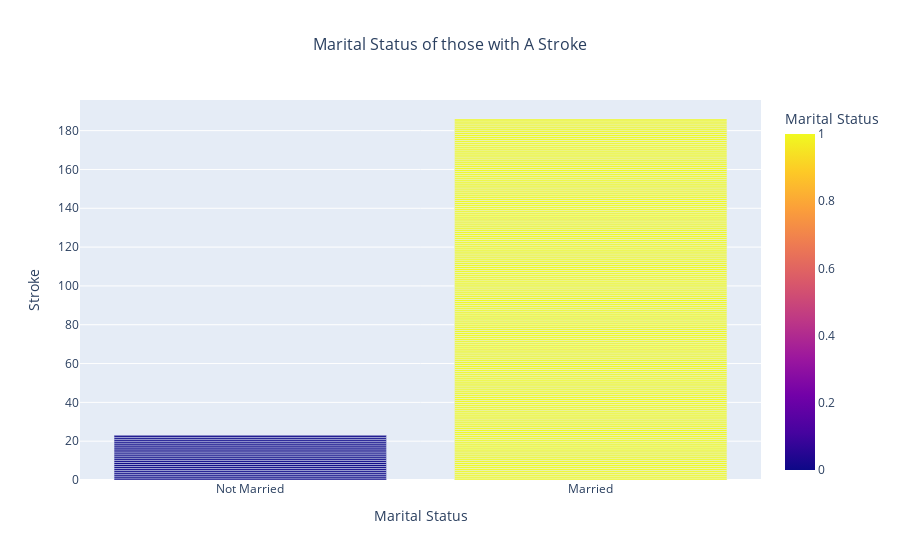

The code cell stored with this chart in its notebook:
### Markdown cell above
## add bar charts instead of scatter

### Code cell
import plotly.express as px

stroke_df_order = stroke_df.sort_values(by=["stroke","ever_married_Yes"])

fig = px.bar(stroke_df_order, x="ever_married_Yes", y="stroke", color="ever_married_Yes",
             labels={"ever_married_Yes":"Marital Status", "stroke":"Stroke"},
             title="Marital Status of those with A Stroke").update_layout(title_font_size=16, title_x=0.5)

fig.update_layout(xaxis=dict(tickvals=[0,1], ticktext=['Not Married', 'Married']))
fig.layout.showlegend = False
fig.show()

### Figure 1 — Plotly figure (JSON) as saved in the notebook; plotly's stock layout.template omitted (floating-point values rounded to 4 significant figures; data arrays with more than 128 entries replaced by an {"elided": "..."} marker saying what was removed)
{"data": [{"alignmentgroup": "True", "hovertemplate": "Marital Status=%{marker.color}<br>Stroke=%{y}<extra></extra>", "legendgroup": "", "marker": {"color": {"elided": "4909 int values"}, "coloraxis": "coloraxis", "pattern": {"shape": ""}}, "name": "", "offsetgroup": "", "orientation": "v", "showlegend": false, "textposition": "auto", "type": "bar", "x": {"elided": "4909 int values"}, "xaxis": "x", "y": {"elided": "4909 int values"}, "yaxis": "y"}], "layout": {"barmode": "relative", "coloraxis": {"colorbar": {"title": {"text": "Marital Status"}}, "colorscale": [[0, "#0d0887"], [0.1111, "#46039f"], [0.2222, "#7201a8"], [0.3333, "#9c179e"], [0.4444, "#bd3786"], [0.5556, "#d8576b"], [0.6667, "#ed7953"], [0.7778, "#fb9f3a"], [0.8889, "#fdca26"], [1, "#f0f921"]]}, "legend": {"tracegroupgap": 0}, "showlegend": false, "title": {"font": {"size": 16}, "text": "Marital Status of those with A Stroke", "x": 0.5}, "xaxis": {"anchor": "y", "domain": [0, 1], "ticktext": ["Not Married", "Married"], "tickvals": [0, 1], "title": {"text": "Marital Status"}}, "yaxis": {"anchor": "x", "domain": [0, 1], "title": {"text": "Stroke"}}}}
